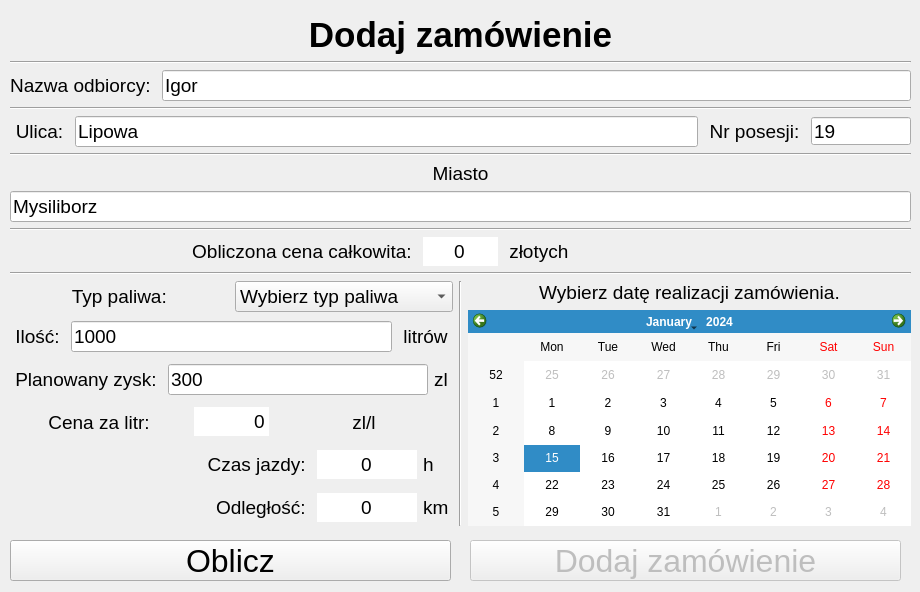
<?xml version="1.0" encoding="UTF-8"?>
<ui version="4.0">
 <class>AddOrder</class>
 <widget class="QDialog" name="AddOrder">
  <property name="geometry">
   <rect>
    <x>0</x>
    <y>0</y>
    <width>920</width>
    <height>592</height>
   </rect>
  </property>
  <property name="windowTitle">
   <string>Dialog</string>
  </property>
  <widget class="QWidget" name="layoutWidget">
   <property name="geometry">
    <rect>
     <x>10</x>
     <y>15</y>
     <width>901</width>
     <height>511</height>
    </rect>
   </property>
   <layout class="QVBoxLayout" name="verticalLayout">
    <item>
     <widget class="QLabel" name="label_19">
      <property name="font">
       <font>
        <family>Arial</family>
        <pointsize>26</pointsize>
        <weight>75</weight>
        <bold>true</bold>
       </font>
      </property>
      <property name="text">
       <string>Dodaj zamówienie</string>
      </property>
      <property name="alignment">
       <set>Qt::AlignCenter</set>
      </property>
     </widget>
    </item>
    <item>
     <widget class="Line" name="line_11">
      <property name="orientation">
       <enum>Qt::Horizontal</enum>
      </property>
     </widget>
    </item>
    <item>
     <layout class="QHBoxLayout" name="horizontalLayout_17">
      <item>
       <widget class="QLabel" name="label_5">
        <property name="font">
         <font>
          <pointsize>14</pointsize>
         </font>
        </property>
        <property name="text">
         <string>Nazwa odbiorcy: </string>
        </property>
        <property name="alignment">
         <set>Qt::AlignCenter</set>
        </property>
       </widget>
      </item>
      <item>
       <widget class="QLineEdit" name="ordererName">
        <property name="font">
         <font>
          <pointsize>14</pointsize>
         </font>
        </property>
        <property name="text">
         <string>Igor</string>
        </property>
        <property name="frame">
         <bool>true</bool>
        </property>
       </widget>
      </item>
     </layout>
    </item>
    <item>
     <widget class="Line" name="line_13">
      <property name="orientation">
       <enum>Qt::Horizontal</enum>
      </property>
     </widget>
    </item>
    <item>
     <layout class="QHBoxLayout" name="horizontalLayout">
      <item>
       <widget class="QLabel" name="label_6">
        <property name="font">
         <font>
          <pointsize>14</pointsize>
         </font>
        </property>
        <property name="text">
         <string> Ulica: </string>
        </property>
        <property name="alignment">
         <set>Qt::AlignCenter</set>
        </property>
       </widget>
      </item>
      <item>
       <widget class="QLineEdit" name="street">
        <property name="font">
         <font>
          <pointsize>14</pointsize>
         </font>
        </property>
        <property name="text">
         <string>Lipowa</string>
        </property>
        <property name="frame">
         <bool>true</bool>
        </property>
       </widget>
      </item>
      <item>
       <widget class="QLabel" name="label_8">
        <property name="font">
         <font>
          <pointsize>14</pointsize>
         </font>
        </property>
        <property name="text">
         <string> Nr posesji: </string>
        </property>
        <property name="alignment">
         <set>Qt::AlignCenter</set>
        </property>
       </widget>
      </item>
      <item>
       <widget class="QLineEdit" name="number">
        <property name="minimumSize">
         <size>
          <width>0</width>
          <height>28</height>
         </size>
        </property>
        <property name="maximumSize">
         <size>
          <width>100</width>
          <height>28</height>
         </size>
        </property>
        <property name="font">
         <font>
          <pointsize>14</pointsize>
         </font>
        </property>
        <property name="text">
         <string>19</string>
        </property>
        <property name="frame">
         <bool>true</bool>
        </property>
       </widget>
      </item>
     </layout>
    </item>
    <item>
     <widget class="Line" name="line_14">
      <property name="orientation">
       <enum>Qt::Horizontal</enum>
      </property>
     </widget>
    </item>
    <item>
     <widget class="QLabel" name="label_7">
      <property name="font">
       <font>
        <pointsize>14</pointsize>
       </font>
      </property>
      <property name="text">
       <string>Miasto</string>
      </property>
      <property name="alignment">
       <set>Qt::AlignCenter</set>
      </property>
     </widget>
    </item>
    <item>
     <widget class="QLineEdit" name="city">
      <property name="font">
       <font>
        <pointsize>14</pointsize>
       </font>
      </property>
      <property name="text">
       <string>Mysiliborz</string>
      </property>
      <property name="frame">
       <bool>true</bool>
      </property>
     </widget>
    </item>
    <item>
     <widget class="Line" name="line_18">
      <property name="orientation">
       <enum>Qt::Horizontal</enum>
      </property>
     </widget>
    </item>
    <item>
     <layout class="QHBoxLayout" name="horizontalLayout_5">
      <item>
       <widget class="QLabel" name="label_23">
        <property name="font">
         <font>
          <pointsize>14</pointsize>
         </font>
        </property>
        <property name="text">
         <string>               Obliczona cena całkowita: </string>
        </property>
        <property name="alignment">
         <set>Qt::AlignRight|Qt::AlignTrailing|Qt::AlignVCenter</set>
        </property>
       </widget>
      </item>
      <item>
       <widget class="QLineEdit" name="totalPrice">
        <property name="maximumSize">
         <size>
          <width>75</width>
          <height>16777215</height>
         </size>
        </property>
        <property name="font">
         <font>
          <pointsize>14</pointsize>
         </font>
        </property>
        <property name="text">
         <string>0</string>
        </property>
        <property name="frame">
         <bool>false</bool>
        </property>
        <property name="alignment">
         <set>Qt::AlignCenter</set>
        </property>
        <property name="readOnly">
         <bool>true</bool>
        </property>
       </widget>
      </item>
      <item>
       <widget class="QLabel" name="label_24">
        <property name="font">
         <font>
          <pointsize>14</pointsize>
         </font>
        </property>
        <property name="text">
         <string> złotych</string>
        </property>
        <property name="alignment">
         <set>Qt::AlignLeading|Qt::AlignLeft|Qt::AlignVCenter</set>
        </property>
       </widget>
      </item>
     </layout>
    </item>
    <item>
     <widget class="Line" name="line_15">
      <property name="orientation">
       <enum>Qt::Horizontal</enum>
      </property>
     </widget>
    </item>
    <item>
     <layout class="QHBoxLayout" name="horizontalLayout_4">
      <item>
       <layout class="QVBoxLayout" name="verticalLayout_3">
        <item>
         <layout class="QHBoxLayout" name="horizontalLayout_8">
          <item>
           <widget class="QLabel" name="label_9">
            <property name="font">
             <font>
              <pointsize>14</pointsize>
             </font>
            </property>
            <property name="text">
             <string> Typ paliwa: </string>
            </property>
            <property name="alignment">
             <set>Qt::AlignCenter</set>
            </property>
           </widget>
          </item>
          <item>
           <widget class="QComboBox" name="fuelTypeBox">
            <property name="minimumSize">
             <size>
              <width>180</width>
              <height>0</height>
             </size>
            </property>
            <property name="font">
             <font>
              <pointsize>14</pointsize>
             </font>
            </property>
            <item>
             <property name="text">
              <string>Wybierz typ paliwa</string>
             </property>
            </item>
            <item>
             <property name="text">
              <string>Olej napędowy</string>
             </property>
            </item>
            <item>
             <property name="text">
              <string>Olej opałowy</string>
             </property>
            </item>
           </widget>
          </item>
         </layout>
        </item>
        <item>
         <layout class="QHBoxLayout" name="horizontalLayout_9">
          <item>
           <widget class="QLabel" name="label_11">
            <property name="font">
             <font>
              <pointsize>14</pointsize>
             </font>
            </property>
            <property name="text">
             <string> Ilość: </string>
            </property>
            <property name="alignment">
             <set>Qt::AlignCenter</set>
            </property>
           </widget>
          </item>
          <item>
           <widget class="QLineEdit" name="amount">
            <property name="font">
             <font>
              <pointsize>14</pointsize>
             </font>
            </property>
            <property name="text">
             <string>1000</string>
            </property>
            <property name="frame">
             <bool>true</bool>
            </property>
           </widget>
          </item>
          <item>
           <widget class="QLabel" name="label_12">
            <property name="font">
             <font>
              <pointsize>14</pointsize>
             </font>
            </property>
            <property name="text">
             <string> litrów </string>
            </property>
            <property name="alignment">
             <set>Qt::AlignCenter</set>
            </property>
           </widget>
          </item>
         </layout>
        </item>
        <item>
         <layout class="QHBoxLayout" name="horizontalLayout_2">
          <item>
           <widget class="QLabel" name="label_20">
            <property name="font">
             <font>
              <pointsize>14</pointsize>
             </font>
            </property>
            <property name="text">
             <string> Planowany zysk: </string>
            </property>
            <property name="alignment">
             <set>Qt::AlignCenter</set>
            </property>
           </widget>
          </item>
          <item>
           <widget class="QLineEdit" name="income">
            <property name="font">
             <font>
              <pointsize>14</pointsize>
             </font>
            </property>
            <property name="text">
             <string>300</string>
            </property>
            <property name="frame">
             <bool>true</bool>
            </property>
            <property name="readOnly">
             <bool>false</bool>
            </property>
           </widget>
          </item>
          <item>
           <widget class="QLabel" name="label_29">
            <property name="maximumSize">
             <size>
              <width>30</width>
              <height>16777215</height>
             </size>
            </property>
            <property name="font">
             <font>
              <pointsize>14</pointsize>
             </font>
            </property>
            <property name="text">
             <string>zl </string>
            </property>
            <property name="alignment">
             <set>Qt::AlignLeading|Qt::AlignLeft|Qt::AlignVCenter</set>
            </property>
           </widget>
          </item>
         </layout>
        </item>
        <item>
         <layout class="QHBoxLayout" name="horizontalLayout_10">
          <item>
           <widget class="QLabel" name="label_21">
            <property name="font">
             <font>
              <pointsize>14</pointsize>
             </font>
            </property>
            <property name="text">
             <string>Cena za litr:</string>
            </property>
            <property name="alignment">
             <set>Qt::AlignCenter</set>
            </property>
           </widget>
          </item>
          <item>
           <widget class="QLineEdit" name="pricePerLiter">
            <property name="maximumSize">
             <size>
              <width>75</width>
              <height>16777215</height>
             </size>
            </property>
            <property name="font">
             <font>
              <pointsize>14</pointsize>
             </font>
            </property>
            <property name="text">
             <string>0</string>
            </property>
            <property name="frame">
             <bool>false</bool>
            </property>
            <property name="alignment">
             <set>Qt::AlignRight|Qt::AlignTrailing|Qt::AlignVCenter</set>
            </property>
            <property name="readOnly">
             <bool>true</bool>
            </property>
           </widget>
          </item>
          <item>
           <widget class="QLabel" name="label_22">
            <property name="font">
             <font>
              <pointsize>14</pointsize>
             </font>
            </property>
            <property name="text">
             <string> zl/l </string>
            </property>
            <property name="alignment">
             <set>Qt::AlignCenter</set>
            </property>
           </widget>
          </item>
         </layout>
        </item>
        <item>
         <layout class="QHBoxLayout" name="horizontalLayout_3">
          <item>
           <widget class="QLabel" name="label_26">
            <property name="font">
             <font>
              <pointsize>14</pointsize>
             </font>
            </property>
            <property name="text">
             <string>Czas jazdy: </string>
            </property>
            <property name="alignment">
             <set>Qt::AlignRight|Qt::AlignTrailing|Qt::AlignVCenter</set>
            </property>
           </widget>
          </item>
          <item>
           <widget class="QLineEdit" name="travelTime">
            <property name="maximumSize">
             <size>
              <width>100</width>
              <height>16777215</height>
             </size>
            </property>
            <property name="font">
             <font>
              <pointsize>14</pointsize>
             </font>
            </property>
            <property name="text">
             <string>0</string>
            </property>
            <property name="frame">
             <bool>false</bool>
            </property>
            <property name="alignment">
             <set>Qt::AlignCenter</set>
            </property>
            <property name="readOnly">
             <bool>true</bool>
            </property>
           </widget>
          </item>
          <item>
           <widget class="QLabel" name="label_28">
            <property name="maximumSize">
             <size>
              <width>30</width>
              <height>16777215</height>
             </size>
            </property>
            <property name="font">
             <font>
              <pointsize>14</pointsize>
             </font>
            </property>
            <property name="text">
             <string>h</string>
            </property>
            <property name="alignment">
             <set>Qt::AlignLeading|Qt::AlignLeft|Qt::AlignVCenter</set>
            </property>
           </widget>
          </item>
         </layout>
        </item>
        <item>
         <layout class="QHBoxLayout" name="horizontalLayout_11">
          <item>
           <widget class="QLabel" name="label_25">
            <property name="font">
             <font>
              <pointsize>14</pointsize>
             </font>
            </property>
            <property name="text">
             <string>Odległość: </string>
            </property>
            <property name="alignment">
             <set>Qt::AlignRight|Qt::AlignTrailing|Qt::AlignVCenter</set>
            </property>
           </widget>
          </item>
          <item>
           <widget class="QLineEdit" name="tabDistance">
            <property name="minimumSize">
             <size>
              <width>100</width>
              <height>0</height>
             </size>
            </property>
            <property name="maximumSize">
             <size>
              <width>75</width>
              <height>16777215</height>
             </size>
            </property>
            <property name="font">
             <font>
              <pointsize>14</pointsize>
             </font>
            </property>
            <property name="text">
             <string>0</string>
            </property>
            <property name="frame">
             <bool>false</bool>
            </property>
            <property name="alignment">
             <set>Qt::AlignCenter</set>
            </property>
            <property name="readOnly">
             <bool>true</bool>
            </property>
           </widget>
          </item>
          <item>
           <widget class="QLabel" name="label_27">
            <property name="maximumSize">
             <size>
              <width>30</width>
              <height>16777215</height>
             </size>
            </property>
            <property name="font">
             <font>
              <pointsize>14</pointsize>
             </font>
            </property>
            <property name="text">
             <string>km </string>
            </property>
            <property name="alignment">
             <set>Qt::AlignLeading|Qt::AlignLeft|Qt::AlignVCenter</set>
            </property>
           </widget>
          </item>
         </layout>
        </item>
       </layout>
      </item>
      <item>
       <widget class="Line" name="line_16">
        <property name="orientation">
         <enum>Qt::Vertical</enum>
        </property>
       </widget>
      </item>
      <item>
       <layout class="QVBoxLayout" name="verticalLayout_4">
        <item>
         <widget class="QLabel" name="label_30">
          <property name="font">
           <font>
            <pointsize>14</pointsize>
           </font>
          </property>
          <property name="text">
           <string>Wybierz datę realizacji zamówienia.</string>
          </property>
          <property name="alignment">
           <set>Qt::AlignCenter</set>
          </property>
         </widget>
        </item>
        <item>
         <widget class="QCalendarWidget" name="date"/>
        </item>
       </layout>
      </item>
     </layout>
    </item>
   </layout>
  </widget>
  <widget class="QPushButton" name="addOrderButton">
   <property name="enabled">
    <bool>false</bool>
   </property>
   <property name="geometry">
    <rect>
     <x>470</x>
     <y>540</y>
     <width>431</width>
     <height>41</height>
    </rect>
   </property>
   <property name="font">
    <font>
     <pointsize>24</pointsize>
    </font>
   </property>
   <property name="text">
    <string>Dodaj zamówienie</string>
   </property>
  </widget>
  <widget class="QPushButton" name="calculateButton">
   <property name="geometry">
    <rect>
     <x>10</x>
     <y>540</y>
     <width>441</width>
     <height>41</height>
    </rect>
   </property>
   <property name="font">
    <font>
     <pointsize>24</pointsize>
    </font>
   </property>
   <property name="text">
    <string>Oblicz</string>
   </property>
  </widget>
 </widget>
 <resources/>
 <connections/>
</ui>
